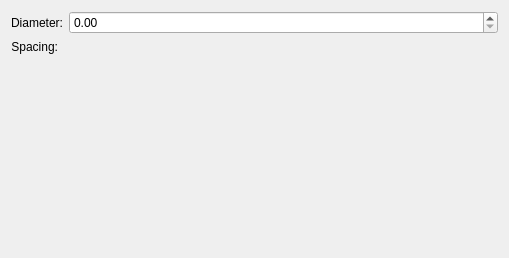
<?xml version="1.0" encoding="utf-8"?>
<ui version="4.0">
 <author>
    SPDX-FileCopyrightText: none
    SPDX-License-Identifier: GPL-3.0-or-later
  </author>
 <class>WdgKisRoundMarkerOption</class>
 <widget class="QWidget" name="WdgKisRoundMarkerOption">
  <property name="geometry">
   <rect>
    <x>0</x>
    <y>0</y>
    <width>509</width>
    <height>258</height>
   </rect>
  </property>
  <layout class="QVBoxLayout" name="verticalLayout">
   <item>
    <layout class="QFormLayout" name="formLayout">
     <item column="0" row="0">
      <widget class="QLabel" name="lineWidthLbl">
       <property name="text">
        <string>Diameter:</string>
       </property>
       <property name="alignment">
        <set>Qt::AlignRight|Qt::AlignTrailing|Qt::AlignVCenter</set>
       </property>
      </widget>
     </item>
     <item column="1" row="0">
      <widget class="KisDoubleSliderSpinBox" name="dblDiameter" native="true"/>
     </item>
     <item column="0" row="1">
      <widget class="QLabel" name="label_11">
       <property name="text">
        <string>Spacing:</string>
       </property>
       <property name="alignment">
        <set>Qt::AlignRight|Qt::AlignTrailing|Qt::AlignVCenter</set>
       </property>
      </widget>
     </item>
     <item column="1" row="1">
      <widget class="KisSpacingSelectionWidget" name="spacingWidget" native="true"/>
     </item>
    </layout>
   </item>
   <item>
    <spacer name="verticalSpacer">
     <property name="orientation">
      <enum>Qt::Vertical</enum>
     </property>
     <property name="sizeHint" stdset="0">
      <size>
       <width>20</width>
       <height>10</height>
      </size>
     </property>
    </spacer>
   </item>
  </layout>
 </widget>
 <customwidgets>
  <customwidget>
   <class>KisDoubleSliderSpinBox</class>
   <extends>QDoubleSpinBox</extends>
   <header>kis_slider_spin_box.h</header>
   <container>1</container>
  </customwidget>
  <customwidget>
   <class>KisSpacingSelectionWidget</class>
   <extends>QWidget</extends>
   <header>kis_spacing_selection_widget.h</header>
   <container>1</container>
  </customwidget>
 </customwidgets>
 <resources/>
 <connections/>
</ui>
